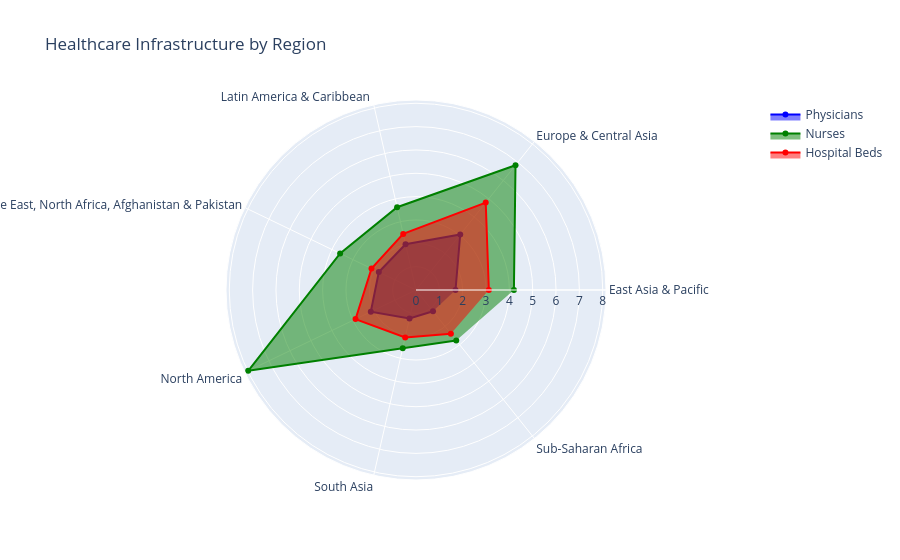

Notebook cell for this chart:
### Code cell
import plotly.graph_objects as go

fig = go.Figure()

fig.add_trace(go.Scatterpolar(
    r=infra_region["Physicians Per 1000"],
    theta=infra_region["Region"],
    fill='toself',
    name='Physicians',
    line_color='blue'
))

fig.add_trace(go.Scatterpolar(
    r=infra_region["Nurses Per 1000"],
    theta=infra_region["Region"],
    fill='toself',
    name='Nurses',
    line_color='green'
))

fig.add_trace(go.Scatterpolar(
    r=infra_region["Hospital Beds Per 1000"],
    theta=infra_region["Region"],
    fill='toself',
    name='Hospital Beds',
    line_color='red'
))

fig.update_layout(
    title="Healthcare Infrastructure by Region",
    polar=dict(
        radialaxis=dict(
            visible=True
        )
    ),
    showlegend=True
)

fig.show()

### Figure 1 — Plotly figure (JSON) as saved in the notebook; plotly's stock layout.template omitted (floating-point values rounded to 4 significant figures)
{"data": [{"fill": "toself", "line": {"color": "blue"}, "name": "Physicians", "r": [1.693, 3.039, 2.013, 1.767, 2.15, 1.252, 1.169], "theta": ["East Asia & Pacific", "Europe & Central Asia", "Latin America & Caribbean ", "Middle East, North Africa, Afghanistan & Pakistan", "North America", "South Asia", "Sub-Saharan Africa "], "type": "scatterpolar"}, {"fill": "toself", "line": {"color": "green"}, "name": "Nurses", "r": [4.195, 6.838, 3.639, 3.607, 7.98, 2.556, 2.766], "theta": ["East Asia & Pacific", "Europe & Central Asia", "Latin America & Caribbean ", "Middle East, North Africa, Afghanistan & Pakistan", "North America", "South Asia", "Sub-Saharan Africa "], "type": "scatterpolar"}, {"fill": "toself", "line": {"color": "red"}, "name": "Hospital Beds", "r": [3.121, 4.791, 2.463, 2.116, 2.876, 2.083, 2.398], "theta": ["East Asia & Pacific", "Europe & Central Asia", "Latin America & Caribbean ", "Middle East, North Africa, Afghanistan & Pakistan", "North America", "South Asia", "Sub-Saharan Africa "], "type": "scatterpolar"}], "layout": {"polar": {"radialaxis": {"visible": true}}, "showlegend": true, "title": {"text": "Healthcare Infrastructure by Region"}}}
